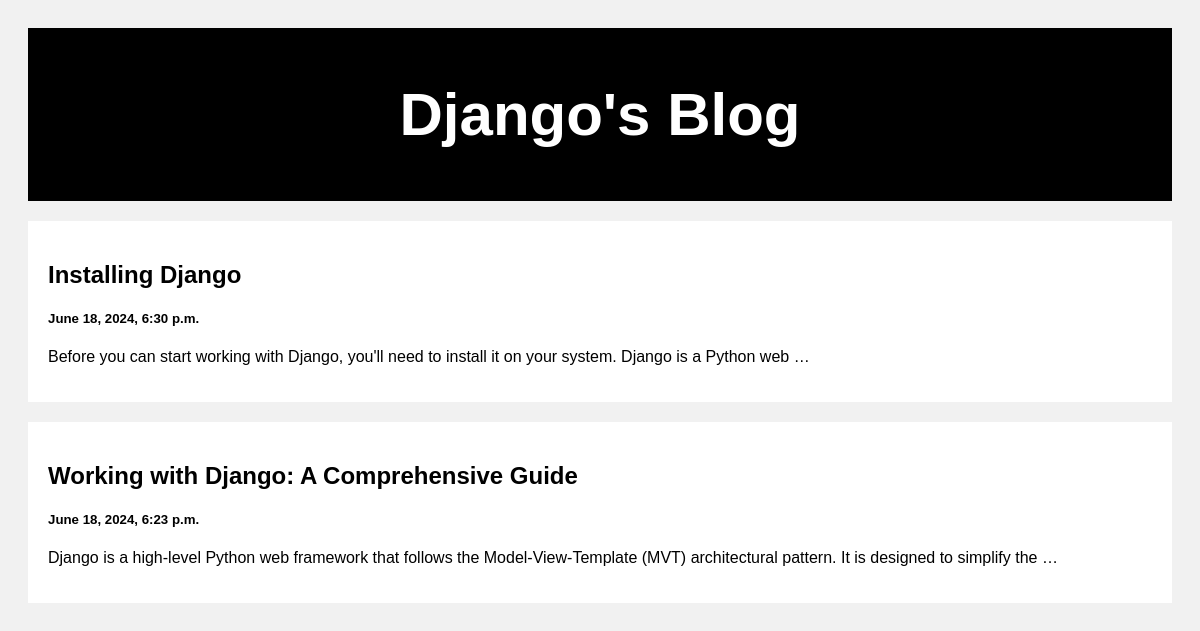
The page / on the database its author committed.
### posts/models.py (models this page shows)
class Post(models.Model):
    title=models.CharField(max_length=100,default='')
    body=models.CharField(max_length=100000)
    created_at= models.DateTimeField(default=datetime.now, blank=True)

### posts/views.py (the view)
# urls.py: path('',views.index,name='index'),
def index(request):
    posts=Post.objects.all()
    return render(request, 'index.html', {'posts': posts})

### templates/index.html (shortened to what this page needs)
<!DOCTYPE html>
<html>
<head>
</head>
<body>
<div class="header">
  <h2>Django's Blog</h2>
</div>
<div class="row">
  <div class="leftcolumn">
    {% for post in posts reversed %}
    <div class="card">
      <a style="text-decoration: none; color: black;" href="/post/{{post.id}}">
        <h2>{{post.title}}</h2>
        <h5>{{post.created_at}}</h5>
        <p>{{post.body|truncatewords:20}}</p>
      </a>
    </div>
    {% endfor %}
  </div>
</div>
</body>
</html>

### templates/index.html (style rules this page uses)
* { box-sizing: border-box; }
body { font-family: Arial; padding: 20px; background: #f1f1f1; }
.header { padding: 2px; font-size: 40px; text-align: center; background: black; color: white; }
.leftcolumn { float: left; width: 100%; }
.card { background-color: white; padding: 20px; margin-top: 20px; }
.row:after { content: ""; display: table; clear: both; }

### rows shown on the page
Post: title "Installing Django", created_at "June 18, 2024, 6:30 p.m.", body "Before you can start working with Django, you'll need to install it on your system. Django is a Python web …"
Post: title "Working with Django: A Comprehensive Guide", created_at "June 18, 2024, 6:23 p.m.", body "Django is a high-level Python web framework that follows the Model-View-Template (MVT) architectural pattern. It is designed to simplify the …"
